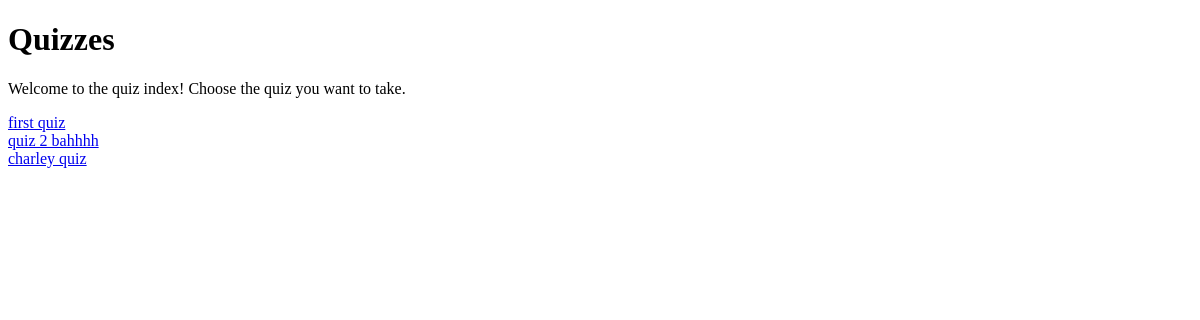
/quiz/, run on an earlier commit of the app's database.
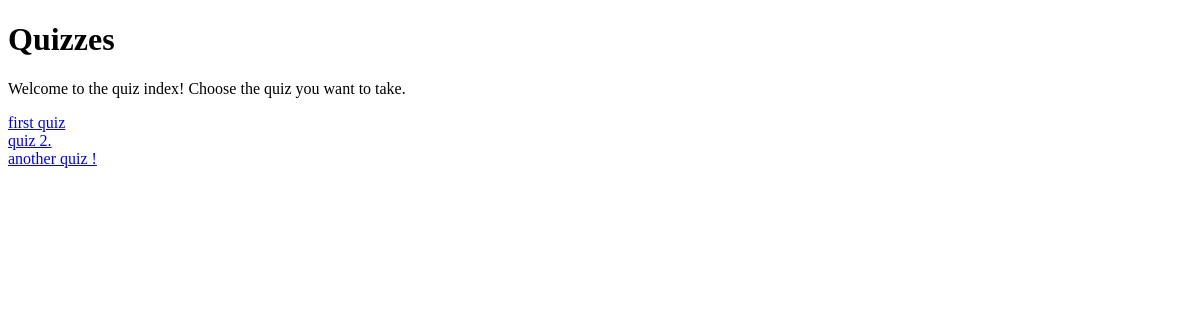
And on a later commit of the database.
### quiz/models.py (models this page shows)
class Quiz(models.Model):
    name = models.CharField(max_length=1000)

### quiz/views.py (the view)
# urls.py: path('', views.index, name='index'),
def index(request):
    quizzes = Quiz.objects.all()
    context = {
        'quizzes': quizzes,
    }
    return render(request, 'quiz/index.html', context)

### quiz/templates/quiz/index.html (shortened to what this page needs)
<!DOCTYPE html>
<html>
  <head>
  </head>
  <body>
    <h1>Quizzes</h1>
    <p>Welcome to the quiz index! Choose the quiz you want to take.</p>
    {% for quiz in quizzes %}
      <a href = {{quiz.id}}>{{quiz.name}}</a>
      <br />
    {% endfor %}
  </body>
</html>

What changed in the data, as far as the page shows it:
removed Quiz: name "charley quiz"
changed Quiz: name "quiz 2 bahhhh" → "quiz 2."
added Quiz: name "another quiz !"
